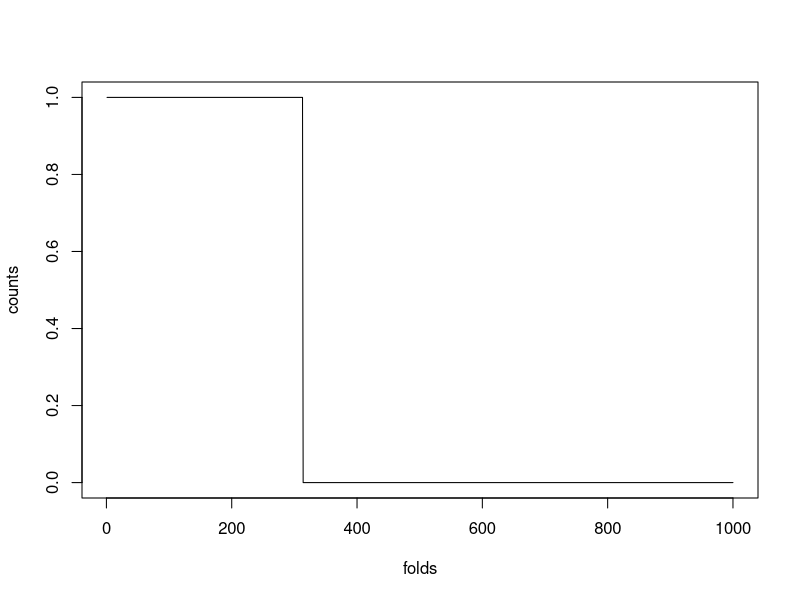

Source code (R):
# understanding how CV is used in glmnet
library(glmnet)

#cv.glmnet
#glmnet:::cv.glmnet.raw

nfolds = 1000
N = 313

foldid = sample(rep(seq(nfolds), length = N))
folds <- seq(nfolds)
counts <- list()
for(i in folds){
  which = foldid == i
  counts <- c(counts, sum(which)) # number of samples selected
}
plot(folds, counts, type='l')



